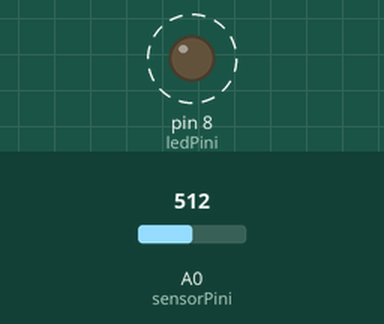
A sketch run on a simulated Arduino Uno, built with avr-gcc and run on an emulated ATmega328P. On the bench: output pins drawn as LEDs (lit = HIGH). Dashed ring = blinking. The inputs (shaded band) are chosen by the test bench; at power-on: A0 (sensorPini) = 512.

Above: at 1.8 s.
1.9 s: A0 (sensorPini) set to 0
At 2.5 s:
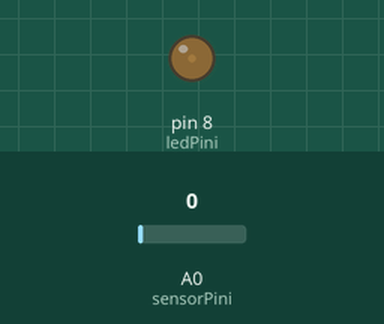
3.6 s: A0 (sensorPini) set to 122
At 3.9 s:
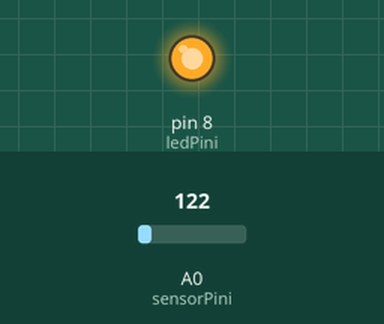
Timing chart, 0 to 13.1 s (numbered marks = the images above; inputs shaded):
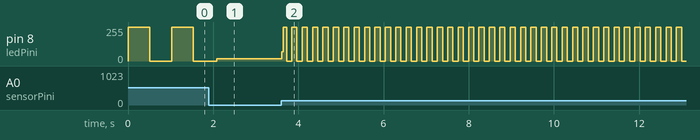

Measured:
- after the input at 3.6 s, pin 8 (ledPini): 16/255 → 68/255 at once, then moves between 0/255 and 255/255, repeating every 0.24 s
- by itself, pin 8 (ledPini): alternates 255/255 for 0.51 s and 0/255 for 0.51 s

The sketch:

Kumanda_Kullanimi.ino
```cpp
int sensorPini=0;
int ledPini=8;
void setup() {
  pinMode(ledPini, OUTPUT);
}
void loop() {
  int sensorDegeri;
  sensorDegeri=analogRead(sensorPini);
  digitalWrite(ledPini, HIGH);
  delay(sensorDegeri);
  digitalWrite(ledPini, LOW);
  delay(sensorDegeri);
}
```
